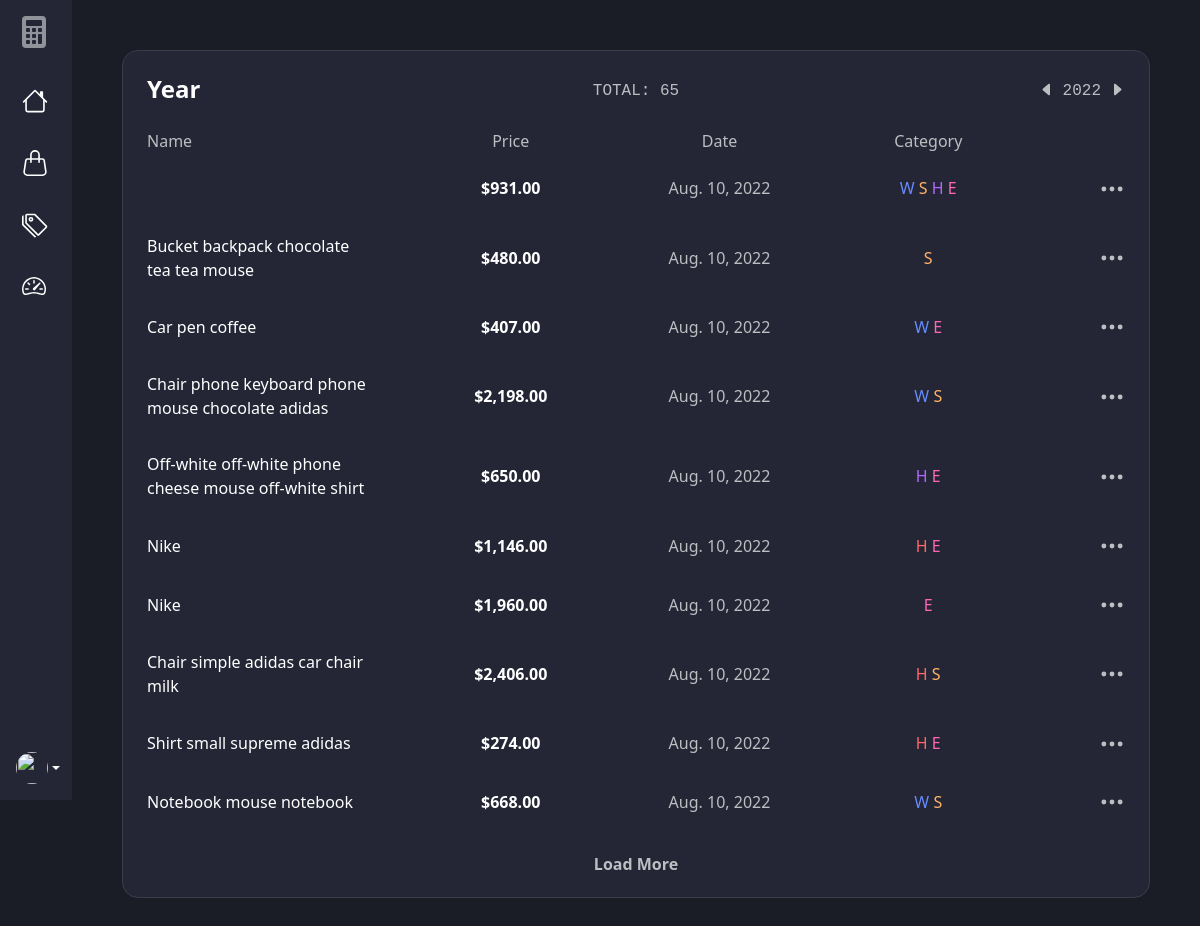
Before: /total/year/show/ with the older database file.
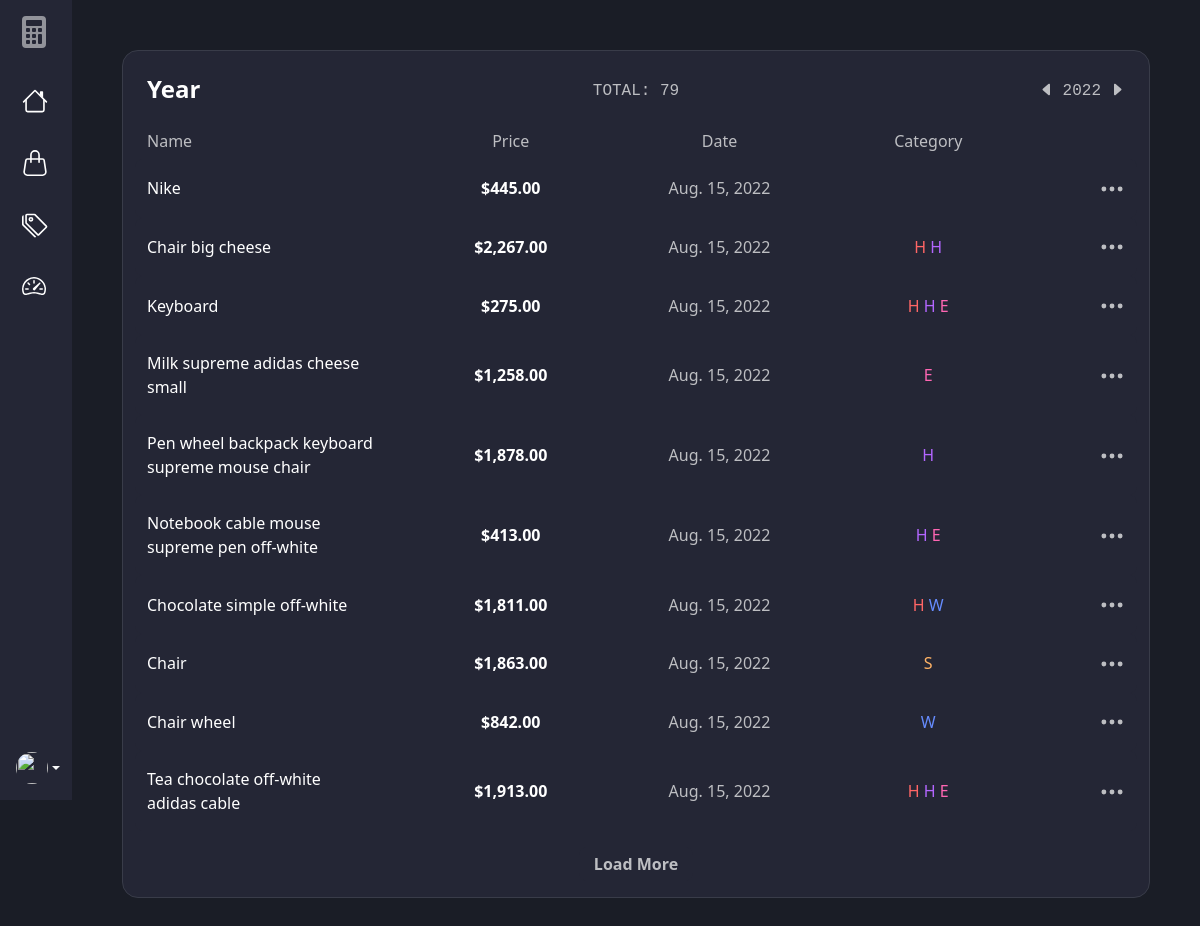
After: the same page with the newer database file.
### expenses/models.py (models this page shows, shortened)
class Expense(models.Model):
    user = models.ForeignKey(User, on_delete=models.CASCADE, blank=True, null=True)
    name = models.CharField(max_length=100)
    price = models.DecimalField(max_digits=12, decimal_places=2)
    category = models.ManyToManyField(
        Category, related_name='category', blank=True)
    created = models.DateTimeField(auto_now_add=True)
    class Meta:
        ordering = ['user', '-created']

class Category(models.Model):
    user = models.ForeignKey(User, on_delete=models.CASCADE, blank=True, null=True)
    name = models.CharField(max_length=100)
    color = models.CharField(max_length=7, default='#1c8efb')
    created = models.DateTimeField(auto_now_add=True)
    def __str__(self):
        return self.name
    class Meta:
        ordering = ['user', '-created']

### expenses/views.py (the view, shortened to what this page needs)
# urls.py: path('total/<str:period>/<str:action>/', views.expenses_date_filter, name='expenses-date-filter'),
def expenses_date_filter(request, period, action):
    year, month, day, week_start, week_end = '', '', '', '', ''
    _YEARS = [2020, 2021, 2022]
    _MONTHNAMES = ["Jan", "Feb", "Mar", "Apr", "May", "Jun",
                   "Jul", "Aug", "Sep", "Oct", "Nov", "Dec"]
    today = datetime.combine(date.today(), time(0, 0, 0))
    week = timedelta(minutes=60*24*7)
    categories = Category.objects.all()
    if period == 'year':
        year = today.year
        expenses = Expense.objects.filter(created__year=year)
    elif period == 'month':
        month = today.month
        year = today.year
        expenses = Expense.objects.filter(
            created__month=month, created__year=year)
        month = _MONTHNAMES[month - 1]
    elif period == 'week':
        week_start = today - week
        week_end = today
        expenses = Expense.objects.filter(created__gte=week_start)
    if action != 'show':
        htmx = True
        if period == 'year':
            year = int(request.GET.get('year'))
            if action == 'previous':
                if year > _YEARS[0]:
                    year -= 1
            elif action == 'next':
                if year < _YEARS[-1]:
                    year += 1
            expenses = Expense.objects.filter(created__year=year)
            year = year
        elif period == 'month':
            month = int(_MONTHNAMES.index(request.GET.get('month'))) + 1
            year = int(request.GET.get('year'))
            if action == 'previous':
                if year == _YEARS[0] and month == 1:
                    pass
                else:
                    month -= 1
                    if month == 0:
                        year -= 1
            elif action == 'next':
                if year == _YEARS[-1] and month == 12:
                    pass
                else:
                    if month == 12:
                        month = 1
                        year += 1
                    else:
                        month += 1
            expenses = Expense.objects.filter(
                created__month=month, created__year=year)
            month = _MONTHNAMES[month - 1]
            year = year
        elif period == 'week':
            week_start = request.GET.get('week_start')
            week_end = request.GET.get('week_end')
            week_start_year = int(week_start.rstrip(', midnight')[-4:])
            week_start_month = int(_MONTHNAMES.index(week_start[:3])) + 1
            week_start_day = int(week_start.split()[1].rstrip(','))
            week_start = datetime(
                week_start_year, week_start_month, week_start_day)
            week_end_year = int(week_end.rstrip(', midnight')[-4:])
            week_end_month = int(_MONTHNAMES.index(week_end[:3])) + 1
            week_end_day = int(week_end.split()[1].rstrip(','))
            week_end = datetime(week_end_year, week_end_month, week_end_day)
            if action == 'previous':
                week_start = week_start - week
                week_end = week_end - week
                if week_start.year < _YEARS[0]:
                    week_start = week_start + week
                    week_end = week_end + week
            elif action == 'next':
                if week_end < today:
                    week_start = week_start + week
                    week_end = week_end + week
            expenses = Expense.objects.filter(
                created__gte=week_start, created__lte=week_end)
        elif period == 'day':
            day = int(request.GET.get('day'))
            month = int(_MONTHNAMES.index(request.GET.get('month'))) + 1
            year = int(request.GET.get('year'))
            if action == 'previous':
                if day > 1:
                    day -= 1
            elif action == 'next':
                try:
                    datetime(year, month, day + 1)
                    day += 1
                except:
                    day = day
            expenses = Expense.objects.filter(created__day=day,
                created__month=month, created__year=year)
            day = f'0{day}' if len(str(day)) == 1 else day
            month = _MONTHNAMES[month - 1]
    else:
        htmx = False
    paginator = Paginator(expenses, 10)
    page_number = request.GET.get('page', 1)
    page_obj = paginator.get_page(page_number)
    context = {
        'expenses': page_obj,
        'categories': categories,
        'expenses_length': len(expenses),
        'period': period,
        'year': year,
        'month': month,
        'day': day,
        'week_start': week_start,
        'week_end': week_end,
        'years': _YEARS,
        'months': _MONTHNAMES,
    }
    if request.GET.get('load-more') == 'True':
        return render(request, 'expenses/expenses-card-rows.html', context)
    if htmx == True:
        return render(request, 'expenses/expenses-card.html', context)
    else:
        return render(request, 'expenses/total-period.html', context)

### expenses/templates/expenses/total-period.html (shortened to what this page needs)
{% extends 'expenses/base.html' %}
{% block content %}
<div class="container-fluid">
    {% include 'expenses/expenses-card.html' %}
</div>
{% endblock content %}

### expenses/templates/expenses/expenses-card-rows.html (shortened to what this page needs)
{% load humanize %}
{% for expense in expenses %}
<div class="row py-3 align-items-center justify-content-between table-row">
    <div class="col-6 col-sm-3 col-md-3">
        <p class="my-0">{{ expense.name }}</p>
    </div>
    <div class="col-6 col-sm-3 col-md-3 text-center">
        <p class="my-0 fw-semibold">${{ expense.price|intcomma }}</p>
    </div>
    <div class="col-6 col-sm-2 col-md-2 text-center">
        <p class="my-0 text-second">{{ expense.created|naturalday:"M. d, Y" }}</p>
    </div>
    <div class="col-6 col-sm-3 col-md-3 text-center">
        {% for category in expense.category.all %}
        <a style="color: {{ category.color }};" class="text-second-link"
            id="category-opened{{ category.pk }}{{ expense.pk }}"
            onclick="categoryShow({{ category.pk }}, {{ expense.pk }})"> {{ category.name|first }} </a>
        {% endfor %}
    </div>
    <div class="col-6 col-sm-1 col-md-1 text-end">
        <div class="dropdown">
            <a href="#" class="text-second-link" data-bs-toggle="dropdown">
                <svg xmlns="http://www.w3.org/2000/svg" width="26" height="26" fill="currentColor"
                    class="bi bi-three-dots" viewBox="0 0 16 16">
                    <path
                        d="M3 9.5a1.5 1.5 0 1 1 0-3 1.5 1.5 0 0 1 0 3zm5 0a1.5 1.5 0 1 1 0-3 1.5 1.5 0 0 1 0 3zm5 0a1.5 1.5 0 1 1 0-3 1.5 1.5 0 0 1 0 3z" />
                </svg>
            </a>
        </div>
    </div>
</div>
{% endfor %}
{% if expenses.has_next %}
<div class="text-center mt-3" id="load-more">
    <button class="btn-c-transparent"
        hx-get="{% url 'expenses-date-filter' period 'show' %}?page={{ expenses.next_page_number }}&load-more=True"
        hx-target="#load-more" hx-swap="outerHTML">Load More</button>
</div>
{% endif %}

Changed rows visible on the page:
removed Expense: price "931.00", created "Aug. 10, 2022", Category (name|first "W"), Category (name|first "S"), Category (name|first "H"), Category (name|first "E")
no longer on this page (row unchanged): Expense: name "Bucket backpack chocolate tea tea mouse", price "480.00", created "Aug. 10, 2022", Category (name|first "S")
no longer on this page (row unchanged): Expense: name "Car pen coffee", price "407.00", created "Aug. 10, 2022", Category (name|first "W"), Category (name|first "E")
no longer on this page (row unchanged): Expense: name "Chair phone keyboard phone mouse chocolate adidas", price "2,198.00", created "Aug. 10, 2022", Category (name|first "W"), Category (name|first "S")
no longer on this page (row unchanged): Expense: name "Off-white off-white phone cheese mouse off-white shirt", price "650.00", created "Aug. 10, 2022", Category (name|first "H"), Category (name|first "E")
no longer on this page (row unchanged): Expense: name "Nike", price "1,146.00", created "Aug. 10, 2022", Category (name|first "H"), Category (name|first "E")
no longer on this page (row unchanged): Expense: name "Nike", price "1,960.00", created "Aug. 10, 2022", Category (name|first "E")
no longer on this page (row unchanged): Expense: name "Chair simple adidas car chair milk", price "2,406.00", created "Aug. 10, 2022", Category (name|first "H"), Category (name|first "S")
no longer on this page (row unchanged): Expense: name "Shirt small supreme adidas", price "274.00", created "Aug. 10, 2022", Category (name|first "H"), Category (name|first "E")
no longer on this page (row unchanged): Expense: name "Notebook mouse notebook", price "668.00", created "Aug. 10, 2022", Category (name|first "W"), Category (name|first "S")
added Expense: name "Nike", price "445.00", created "Aug. 15, 2022"
added Expense: name "Chair big cheese", price "2,267.00", created "Aug. 15, 2022", Category (name|first "H"), Category (name|first "H")
added Expense: name "Keyboard", price "275.00", created "Aug. 15, 2022", Category (name|first "H"), Category (name|first "H"), Category (name|first "E")
added Expense: name "Milk supreme adidas cheese small", price "1,258.00", created "Aug. 15, 2022", Category (name|first "E")
added Expense: name "Pen wheel backpack keyboard supreme mouse chair", price "1,878.00", created "Aug. 15, 2022", Category (name|first "H")
added Expense: name "Notebook cable mouse supreme pen off-white", price "413.00", created "Aug. 15, 2022", Category (name|first "H"), Category (name|first "E")
added Expense: name "Chocolate simple off-white", price "1,811.00", created "Aug. 15, 2022", Category (name|first "H"), Category (name|first "W")
added Expense: name "Chair", price "1,863.00", created "Aug. 15, 2022", Category (name|first "S")
added Expense: name "Chair wheel", price "842.00", created "Aug. 15, 2022", Category (name|first "W")
added Expense: name "Tea chocolate off-white adidas cable", price "1,913.00", created "Aug. 15, 2022", Category (name|first "H"), Category (name|first "H"), Category (name|first "E")
Other visible differences:
{{ expenses_length }}: "65" → "79"
